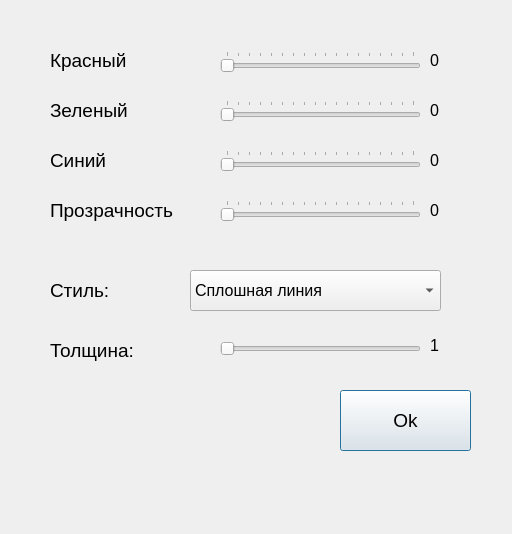
<?xml version="1.0" encoding="UTF-8"?>
<ui version="4.0">
 <class>Dialog_pen</class>
 <widget class="QDialog" name="Dialog_pen">
  <property name="geometry">
   <rect>
    <x>0</x>
    <y>0</y>
    <width>512</width>
    <height>534</height>
   </rect>
  </property>
  <property name="windowTitle">
   <string>Dialog</string>
  </property>
  <widget class="QLabel" name="label_g_num">
   <property name="geometry">
    <rect>
     <x>430</x>
     <y>100</y>
     <width>41</width>
     <height>21</height>
    </rect>
   </property>
   <property name="font">
    <font>
     <pointsize>12</pointsize>
    </font>
   </property>
   <property name="text">
    <string>0</string>
   </property>
  </widget>
  <widget class="QLabel" name="label_g">
   <property name="geometry">
    <rect>
     <x>50</x>
     <y>90</y>
     <width>101</width>
     <height>41</height>
    </rect>
   </property>
   <property name="font">
    <font>
     <pointsize>14</pointsize>
    </font>
   </property>
   <property name="text">
    <string>Зеленый</string>
   </property>
  </widget>
  <widget class="QLabel" name="label_r_num">
   <property name="geometry">
    <rect>
     <x>430</x>
     <y>50</y>
     <width>41</width>
     <height>21</height>
    </rect>
   </property>
   <property name="font">
    <font>
     <pointsize>12</pointsize>
    </font>
   </property>
   <property name="text">
    <string>0</string>
   </property>
  </widget>
  <widget class="my_widget" name="widget" native="true">
   <property name="geometry">
    <rect>
     <x>50</x>
     <y>389</y>
     <width>261</width>
     <height>111</height>
    </rect>
   </property>
  </widget>
  <widget class="QLabel" name="label_style">
   <property name="geometry">
    <rect>
     <x>50</x>
     <y>270</y>
     <width>111</width>
     <height>41</height>
    </rect>
   </property>
   <property name="font">
    <font>
     <pointsize>14</pointsize>
    </font>
   </property>
   <property name="text">
    <string>Стиль:</string>
   </property>
  </widget>
  <widget class="QComboBox" name="comboBox_penStyle">
   <property name="geometry">
    <rect>
     <x>190</x>
     <y>270</y>
     <width>251</width>
     <height>41</height>
    </rect>
   </property>
   <property name="font">
    <font>
     <pointsize>12</pointsize>
    </font>
   </property>
   <property name="currentIndex">
    <number>1</number>
   </property>
   <property name="minimumContentsLength">
    <number>0</number>
   </property>
   <property name="modelColumn">
    <number>0</number>
   </property>
   <item>
    <property name="text">
     <string>Без линии</string>
    </property>
   </item>
   <item>
    <property name="text">
     <string>Сплошная линия</string>
    </property>
   </item>
   <item>
    <property name="text">
     <string>Пунктирная линия</string>
    </property>
   </item>
   <item>
    <property name="text">
     <string>Точечная линия</string>
    </property>
   </item>
   <item>
    <property name="text">
     <string>Пунктирно-точечная линия</string>
    </property>
   </item>
   <item>
    <property name="text">
     <string>Пунтирно-точечная(2) линия</string>
    </property>
   </item>
  </widget>
  <widget class="QLabel" name="label_b_num">
   <property name="geometry">
    <rect>
     <x>430</x>
     <y>150</y>
     <width>41</width>
     <height>21</height>
    </rect>
   </property>
   <property name="font">
    <font>
     <pointsize>12</pointsize>
    </font>
   </property>
   <property name="text">
    <string>0</string>
   </property>
  </widget>
  <widget class="QSlider" name="Slider_g">
   <property name="geometry">
    <rect>
     <x>220</x>
     <y>100</y>
     <width>201</width>
     <height>22</height>
    </rect>
   </property>
   <property name="font">
    <font>
     <pointsize>12</pointsize>
    </font>
   </property>
   <property name="maximum">
    <number>255</number>
   </property>
   <property name="value">
    <number>0</number>
   </property>
   <property name="orientation">
    <enum>Qt::Horizontal</enum>
   </property>
   <property name="tickPosition">
    <enum>QSlider::TicksAbove</enum>
   </property>
   <property name="tickInterval">
    <number>15</number>
   </property>
  </widget>
  <widget class="QLabel" name="label_a">
   <property name="geometry">
    <rect>
     <x>50</x>
     <y>190</y>
     <width>151</width>
     <height>41</height>
    </rect>
   </property>
   <property name="font">
    <font>
     <pointsize>14</pointsize>
    </font>
   </property>
   <property name="text">
    <string>Прозрачность</string>
   </property>
  </widget>
  <widget class="QPushButton" name="pushButton_ok">
   <property name="geometry">
    <rect>
     <x>340</x>
     <y>390</y>
     <width>131</width>
     <height>61</height>
    </rect>
   </property>
   <property name="font">
    <font>
     <pointsize>14</pointsize>
    </font>
   </property>
   <property name="text">
    <string>Ok</string>
   </property>
  </widget>
  <widget class="QLabel" name="label_width">
   <property name="geometry">
    <rect>
     <x>50</x>
     <y>330</y>
     <width>111</width>
     <height>41</height>
    </rect>
   </property>
   <property name="font">
    <font>
     <pointsize>14</pointsize>
    </font>
   </property>
   <property name="text">
    <string>Толщина:</string>
   </property>
  </widget>
  <widget class="QLabel" name="label_a_num">
   <property name="geometry">
    <rect>
     <x>430</x>
     <y>200</y>
     <width>41</width>
     <height>21</height>
    </rect>
   </property>
   <property name="font">
    <font>
     <pointsize>12</pointsize>
    </font>
   </property>
   <property name="text">
    <string>0</string>
   </property>
  </widget>
  <widget class="QLabel" name="label_b">
   <property name="geometry">
    <rect>
     <x>50</x>
     <y>140</y>
     <width>101</width>
     <height>41</height>
    </rect>
   </property>
   <property name="font">
    <font>
     <pointsize>14</pointsize>
    </font>
   </property>
   <property name="text">
    <string>Синий</string>
   </property>
  </widget>
  <widget class="QLabel" name="label_r">
   <property name="geometry">
    <rect>
     <x>50</x>
     <y>40</y>
     <width>101</width>
     <height>41</height>
    </rect>
   </property>
   <property name="font">
    <font>
     <pointsize>14</pointsize>
    </font>
   </property>
   <property name="text">
    <string>Красный</string>
   </property>
  </widget>
  <widget class="QSlider" name="Slider_b">
   <property name="geometry">
    <rect>
     <x>220</x>
     <y>150</y>
     <width>201</width>
     <height>21</height>
    </rect>
   </property>
   <property name="font">
    <font>
     <pointsize>12</pointsize>
    </font>
   </property>
   <property name="maximum">
    <number>255</number>
   </property>
   <property name="value">
    <number>0</number>
   </property>
   <property name="orientation">
    <enum>Qt::Horizontal</enum>
   </property>
   <property name="tickPosition">
    <enum>QSlider::TicksAbove</enum>
   </property>
   <property name="tickInterval">
    <number>15</number>
   </property>
  </widget>
  <widget class="QSlider" name="Slider_r">
   <property name="geometry">
    <rect>
     <x>220</x>
     <y>51</y>
     <width>201</width>
     <height>21</height>
    </rect>
   </property>
   <property name="font">
    <font>
     <pointsize>12</pointsize>
    </font>
   </property>
   <property name="maximum">
    <number>255</number>
   </property>
   <property name="value">
    <number>0</number>
   </property>
   <property name="orientation">
    <enum>Qt::Horizontal</enum>
   </property>
   <property name="tickPosition">
    <enum>QSlider::TicksAbove</enum>
   </property>
   <property name="tickInterval">
    <number>15</number>
   </property>
  </widget>
  <widget class="QSlider" name="Slider_a">
   <property name="geometry">
    <rect>
     <x>220</x>
     <y>200</y>
     <width>201</width>
     <height>22</height>
    </rect>
   </property>
   <property name="font">
    <font>
     <pointsize>12</pointsize>
    </font>
   </property>
   <property name="maximum">
    <number>255</number>
   </property>
   <property name="value">
    <number>0</number>
   </property>
   <property name="orientation">
    <enum>Qt::Horizontal</enum>
   </property>
   <property name="tickPosition">
    <enum>QSlider::TicksAbove</enum>
   </property>
   <property name="tickInterval">
    <number>15</number>
   </property>
  </widget>
  <widget class="QSlider" name="horizontalSlider_width">
   <property name="geometry">
    <rect>
     <x>220</x>
     <y>340</y>
     <width>201</width>
     <height>18</height>
    </rect>
   </property>
   <property name="minimum">
    <number>1</number>
   </property>
   <property name="maximum">
    <number>21</number>
   </property>
   <property name="orientation">
    <enum>Qt::Horizontal</enum>
   </property>
  </widget>
  <widget class="QLabel" name="label_width_num">
   <property name="geometry">
    <rect>
     <x>430</x>
     <y>330</y>
     <width>41</width>
     <height>31</height>
    </rect>
   </property>
   <property name="minimumSize">
    <size>
     <width>0</width>
     <height>0</height>
    </size>
   </property>
   <property name="font">
    <font>
     <pointsize>12</pointsize>
    </font>
   </property>
   <property name="text">
    <string>1</string>
   </property>
  </widget>
 </widget>
 <customwidgets>
  <customwidget>
   <class>my_widget</class>
   <extends>QWidget</extends>
   <header location="global">my_widget.h</header>
   <container>1</container>
  </customwidget>
 </customwidgets>
 <resources/>
 <connections/>
</ui>
